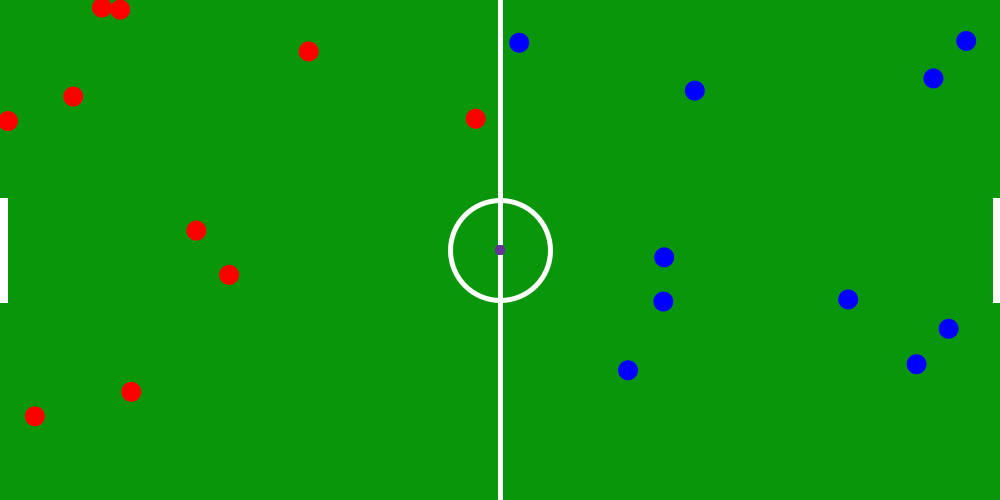
Frame 1 (no input)
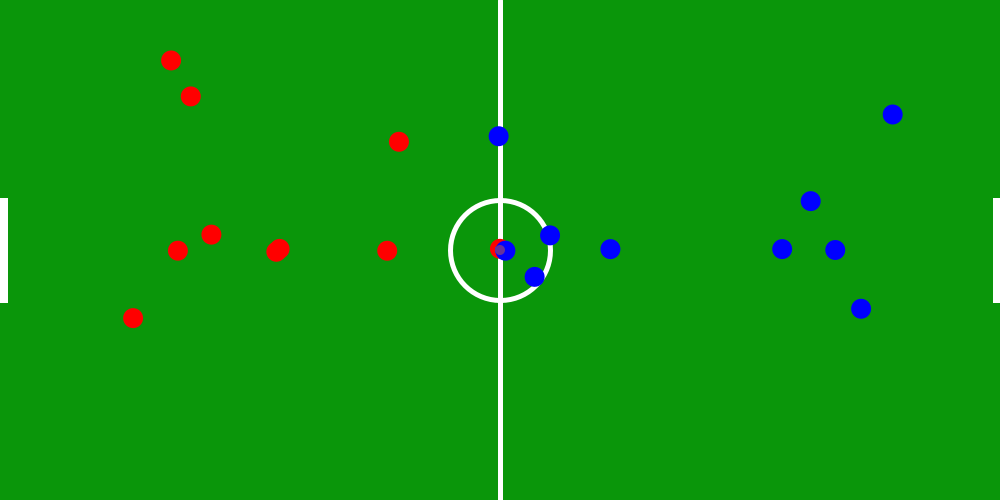
Frame 60 (the mouse pressed at the canvas centre just before this capture)
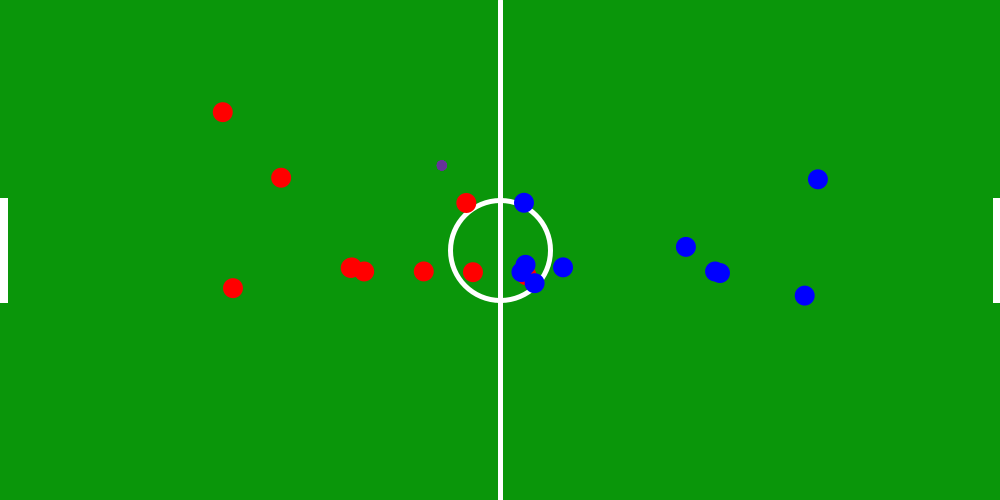
Frame 120 (the mouse held since frame 60 and released just before this capture)

The Processing sketch that drew these frames (run headless with seeded random() and noise(); from frame 60 on, the mouse is pressed at the canvas centre):

// Processing sketch: processing_123745
// ── processing_123745.pde

/* Comportament Emergent v1.1 - Sergi Garcia - 1r ASIX

El programa consisteix en dues classes: la clase Jugador, que identifica als jugadors dels dos equips, i la classe Pilota, que identifica l'objecte pilota amb el que es juga
S'han utilitzat classes i arrays, tal i com s'especifica a l'enunciat. Especificament, s'utilitzen:
-2 Classes: Jugador i Pilota
-2 Arrays de jugadors: Local i Visitant


*/

/*
1.0: Release. Corregit l'error que feia que la pilota sortís disparada sense motiu
1.1: Afegides les porteries. Corregit un error pel qual la pilota es podia quedar encallada.
Pla 1.2: Afegir Porters. Afegir calcul de pilota-x-futura i pilota-y-futura per fer una especie de previsió d'on estara la pilota.
*/

//Declarem Objectes
Futbolista[] loc = new Futbolista[10];
Futbolista[] vis = new Futbolista[10];
Pilota p = new Pilota();
boolean local = true;

//Dimensionem el camp de futbol i declarem jugadors: 
//Tindran una força aleatoria entre 1 i 5, que sera l'impuls al xutar, i una velocitat de 0.75 a 3, que indica com de rapid es mouran pel camp. Aixo simbolitza els jugadors bons i els dolents
void setup(){
  size (1000, 500);
  for (int i = 0; i < loc.length; ++i){
    loc[i] = new Futbolista(random(0.75, 3), random (1,5), local);
  }
  local = false;
  for (int j = 0; j < vis.length; ++j){
    vis[j] = new Futbolista(random(0.75, 3), random (1,5), local);
  }
  Pilota p = new Pilota();
}
void draw(){
  //Dibuixem el camp, aixi com les linies del mig i les porteries 
  background(10, 150, 10);
  stroke(255);
  strokeWeight(5);
  line(width/2, 0, width/2, height);
  noFill();
  ellipse(width/2, height/2, 100, 100);
  rect(0, height/2 - 50, 5, 100); 
  rect(width-5, height/2 - 50, 5, 100); 
  noStroke();
  //Procediment: Es dibuixen els dos equips, la pilota, i es calcula si hi ha algú disponible per al xut. De ser aixi, xuta!
  //Cal mencionar que en igualtat de condicions, guanyaria el equip visitant ja que el seu xut es calcula l'ultim, pel que tindra prioritat
  //Aixó es corregira en un futur
  for (int i = 0; i < loc.length;i++){
    loc[i].dibuixa();
    vis[i].dibuixa();  
    p.mostra();
    if (abs(loc[i].xPos - p.xpil) < 2 && abs(loc[i].yPos - p.ypil) < 2){
     p.xut(loc[i].yPos, loc[i].potencia, true);
  }
    if (abs(vis[i].xPos - p.xpil) < 2 && abs(vis[i].yPos - p.ypil) < 2){
     p.xut(vis[i].yPos, vis[i].potencia, false);
    }
    loc[i].mou(p.xpil, p.ypil);
    vis[i].mou(p.xpil, p.ypil);
   
  }
  //Independentment del que fagin els jugadors, la pilota seguira rodant
  p.roda();
  
  //Si es marca un gol, reiniciem el camp, i es reassignen nous valors a cada jugador.
  if ((p.ypil > height/2 - 50  && p.ypil< height/2 + 50) && (p.xpil<5 || p.xpil > width-5)){
    p.reset();
    local=true;
    for (int i = 0; i < loc.length; ++i){
    loc[i] = new Futbolista(random(0.75, 3), random (1,5), local);
  }
  local = false;
  for (int j = 0; j < vis.length; ++j){
    vis[j] = new Futbolista(random(0.75, 3), random (1,5), local);
  }
  }
}
//Clase Pilota: Nomes hi haura un objecte pilota al camp, que representa l'esferic amb el que es juga
class Pilota {
  
  //xpil i ypil son les coordenades de la pilota
  //xvel i yvel és la velocitat de la pilota. El modul de ambdues determina la seva velocitat final
  float xpil;
  float ypil;
  float xvel;
  float yvel;
  Pilota(){
    xpil=500;
    ypil=250;
    xvel=0;
    yvel=0;
  }
  
  void mostra(){
    fill(102,51,153);
    ellipse(xpil, ypil, 10, 10);
    //noFill();
  }
  
  /*RODA
  Post: La pilota ha "rodat" en la direcció cap on es movia, i la seva velocitat es decrementa degut al fregament
  */
  void roda(){
    xpil+=xvel;
    ypil+=yvel;
    xvel*=0.97;
    yvel*=0.97;
    if (xpil >= width){
      xpil = width-1;
      xvel=-xvel;
    }
    if (ypil > height){
      ypil = height-1;
      yvel=-yvel;
    }
    if (xpil <= 0){
      xpil=1;
      xvel = -xvel;
    }
    if (ypil <=0){
      ypil=1;
      yvel = -yvel;
    }
    
     
  }
  
  /*Xut
  Post: La pilota ha agafat un impuls igual al doble de la força del jugador 
  */
  void xut(float yjug, float forsa, boolean casa){
    if (casa){
      xvel+=forsa*2;
    }
    else xvel+=-forsa*2;
    if (yjug < height/2){
      yvel=forsa*2;
    }
    else if (yjug > height / 2) yvel=-(forsa*2);
  }
  
  /*Reset
  Post: La pilota torna al centre del camp
  */  
  void reset(){
    xpil = width/2;
    ypil = height / 2;
    xvel=0;
    yvel=0;
  }
  
  
  
    
}


//Clase Futbolista: Els seus parametres són, en aquest ordre:
//Coordenades, Velocitat del jugador, Força al xutar, i el seu equip
class Futbolista {
  float xPos;
  float yPos;
  float velocitat;
  float potencia;
  boolean local;
  
  
  //Un futbolista s'inicialitza amb valors aleatoris, un equip marcat, i depenent d'aquest equip, "spawneja" a un o altre banda del camp
  Futbolista(float v, float p, boolean loc){
    velocitat = v;
    potencia = p;
    local = loc;
    if (local){
      xPos = random(0, width/2);
    }
    else xPos = random (width/2, width);
    yPos = random(height);
  }
  
  //Dibuix simple: un jugador es un cercle de radi 20, vermell en cas de ser local, blau en cas de ser visitant
  void dibuixa(){
   if (local){
    fill(255,0,0);
   }
   else fill(0,0,255);
    ellipse(xPos, yPos, 20,20);
  }
  
  /*Mou
  Post: El jugador persegueix la pilota a raó de x unitats, on x es la seva velocitat
  */
  void mou(float xpil, float ypil){
    if (xPos < xpil){
      xPos+=velocitat;
    }
    else xPos-=velocitat;
    if (yPos < ypil){
      yPos+=velocitat;
    }
    
    else yPos-=velocitat;
  }
  
  
  
}
